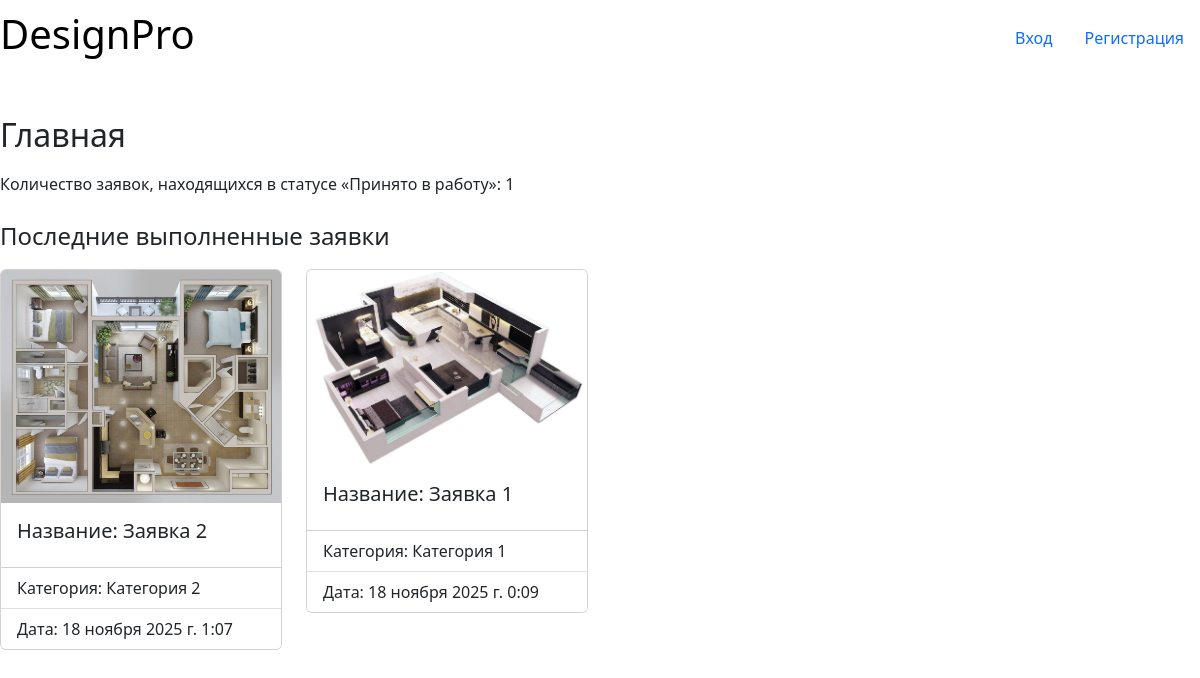
Before: /designapp/ with the older database file.
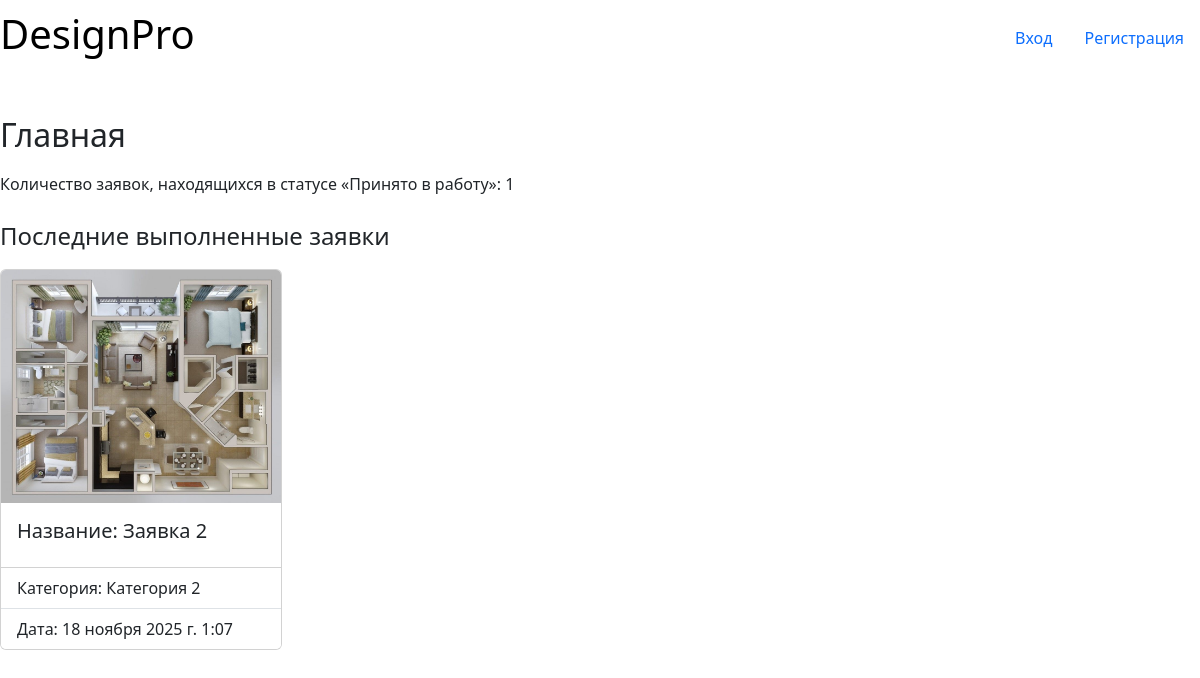
After: the same page with the newer database file.
### designapp/models.py (models this page shows, shortened)
class DesignRequest(models.Model):
    STATUS = (
        ('n', 'Новая'),
        ('w', 'Принято в работу'),
        ('d', 'Выполнено'),
    )
    title = models.CharField()
    description = models.TextField()
    category = models.ForeignKey('Category', on_delete=models.CASCADE)
    date = models.DateTimeField(auto_now_add=True)
    image = models.ImageField(default='default.jpg', upload_to='images/')
    status = models.CharField(max_length=1, choices=STATUS, default='n', verbose_name='Статус')
    comment = models.TextField(blank=True, help_text='Комментарий к заявке')
    customer = models.ForeignKey('CustomUser', on_delete=models.SET_NULL, null=True)
    result_image = models.ImageField(blank=True, upload_to='images/')
    class Meta:
        verbose_name = 'Заявка'
        verbose_name_plural = 'Заявки'
        ordering = ['-date']
        permissions = (("can_change_status", "Смена статуса заявки"),)

class Category(models.Model):
    title = models.CharField(verbose_name='Название категории')
    class Meta:
        verbose_name = 'Категория'
        verbose_name_plural = 'Категории'
    def __str__(self):
        return self.title

### designapp/views.py (the view)
# urls.py: path('', views.index, name='index'),
def index(request):
    num_designrequests_in_work = DesignRequest.objects.filter(status='w').count()
    latest_done_designrequests_list = DesignRequest.objects.filter(status='d')[:4]
    return render(request, 'index.html', {'num_designrequests_in_work': num_designrequests_in_work,
                                          'latest_done_designrequests_list': latest_done_designrequests_list})

### designapp/templates/index.html (shortened to what this page needs)
{% extends 'base.html' %}
{% block content %}
<section>
    <h2>Главная</h2>
    <p>Количество заявок, находящихся в статусе «Принято в работу»: {{ num_designrequests_in_work }}</p>
    <h4>Последние выполненные заявки</h4>
    {% if latest_done_designrequests_list %}
    <div class="row row-cols-1 row-cols-md-4 g-4">
    {% for designrequest in latest_done_designrequests_list %}
        <div class="col">
            <div class="card">
                {% if designrequest.result_image %}
                <img src="{{ designrequest.result_image.url }}" class="card-img-top" alt="Результат">
                {% endif %}
                <div class="card-body">
                    <h5 class="card-title">Название: {{ designrequest.title }}</h5>
                </div>
                <ul class="list-group list-group-flush">
                    <li class="list-group-item">Категория: {{ designrequest.category }}</li>
                    <li class="list-group-item">Дата: {{ designrequest.date }}</li>
                </ul>
            </div>
        </div>
    {% endfor %}
    </div>
    {% else %}
        <p>Список выполненных заявок пуст</p>
    {% endif %}
</section>
{% endblock %}

Changed rows visible on the page:
removed DesignRequest: result_image (picture), title "Заявка 1", category "Категория 1", date "18 ноября 2025 г. 0:09"
